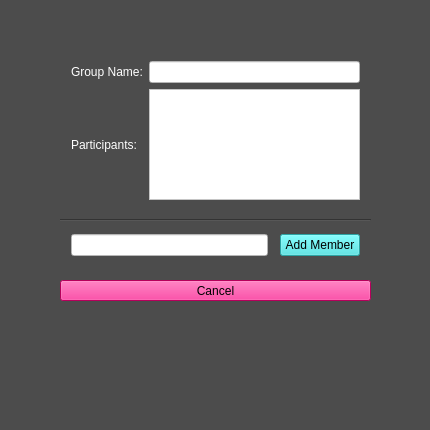
<?xml version="1.0" encoding="UTF-8"?>
<ui version="4.0">
 <class>edit_group</class>
 <widget class="QWidget" name="edit_group">
  <property name="geometry">
   <rect>
    <x>0</x>
    <y>0</y>
    <width>430</width>
    <height>430</height>
   </rect>
  </property>
  <property name="windowTitle">
   <string>Add Group</string>
  </property>
  <property name="styleSheet">
   <string notr="true">background-color: rgb(76, 76, 76);
font: 12pt &quot;Courier&quot;;</string>
  </property>
  <widget class="QWidget" name="gridLayoutWidget">
   <property name="geometry">
    <rect>
     <x>60</x>
     <y>50</y>
     <width>311</width>
     <height>161</height>
    </rect>
   </property>
   <layout class="QGridLayout" name="gridLayout">
    <item row="1" column="1">
     <widget class="QLineEdit" name="group_name">
      <property name="styleSheet">
       <string notr="true">background-color: rgb(255, 255, 255);</string>
      </property>
     </widget>
    </item>
    <item row="1" column="0">
     <widget class="QLabel" name="label">
      <property name="styleSheet">
       <string notr="true">color: rgb(255, 255, 255);
font: 12pt &quot;Courier&quot;;</string>
      </property>
      <property name="text">
       <string>Group Name:</string>
      </property>
     </widget>
    </item>
    <item row="2" column="0">
     <widget class="QLabel" name="label_2">
      <property name="styleSheet">
       <string notr="true">color: rgb(255, 255, 255);
font: 12pt &quot;Courier&quot;;</string>
      </property>
      <property name="text">
       <string>Participants:</string>
      </property>
     </widget>
    </item>
    <item row="2" column="1">
     <widget class="QListWidget" name="member_list">
      <property name="styleSheet">
       <string notr="true">background-color: rgb(255, 255, 255);</string>
      </property>
     </widget>
    </item>
   </layout>
  </widget>
  <widget class="QPushButton" name="back_button">
   <property name="geometry">
    <rect>
     <x>60</x>
     <y>280</y>
     <width>311</width>
     <height>21</height>
    </rect>
   </property>
   <property name="styleSheet">
    <string notr="true">font: 12pt &quot;Courier&quot;;
background-color: rgb(255, 0, 128);</string>
   </property>
   <property name="text">
    <string>Cancel</string>
   </property>
  </widget>
  <widget class="QWidget" name="horizontalLayoutWidget">
   <property name="geometry">
    <rect>
     <x>60</x>
     <y>220</y>
     <width>311</width>
     <height>51</height>
    </rect>
   </property>
   <layout class="QHBoxLayout" name="horizontalLayout">
    <item>
     <widget class="QLineEdit" name="add_member_input">
      <property name="styleSheet">
       <string notr="true">background-color: rgb(255, 255, 255);</string>
      </property>
     </widget>
    </item>
    <item>
     <widget class="Line" name="line">
      <property name="orientation">
       <enum>Qt::Horizontal</enum>
      </property>
     </widget>
    </item>
    <item>
     <widget class="QPushButton" name="add_member">
      <property name="styleSheet">
       <string notr="true">font: 12pt &quot;Courier&quot;;
background-color: rgb(61, 229, 229);</string>
      </property>
      <property name="text">
       <string>Add Member</string>
      </property>
     </widget>
    </item>
   </layout>
  </widget>
  <widget class="Line" name="line_2">
   <property name="geometry">
    <rect>
     <x>60</x>
     <y>210</y>
     <width>311</width>
     <height>20</height>
    </rect>
   </property>
   <property name="orientation">
    <enum>Qt::Horizontal</enum>
   </property>
  </widget>
 </widget>
 <layoutdefault spacing="6" margin="11"/>
 <resources/>
 <connections/>
</ui>
